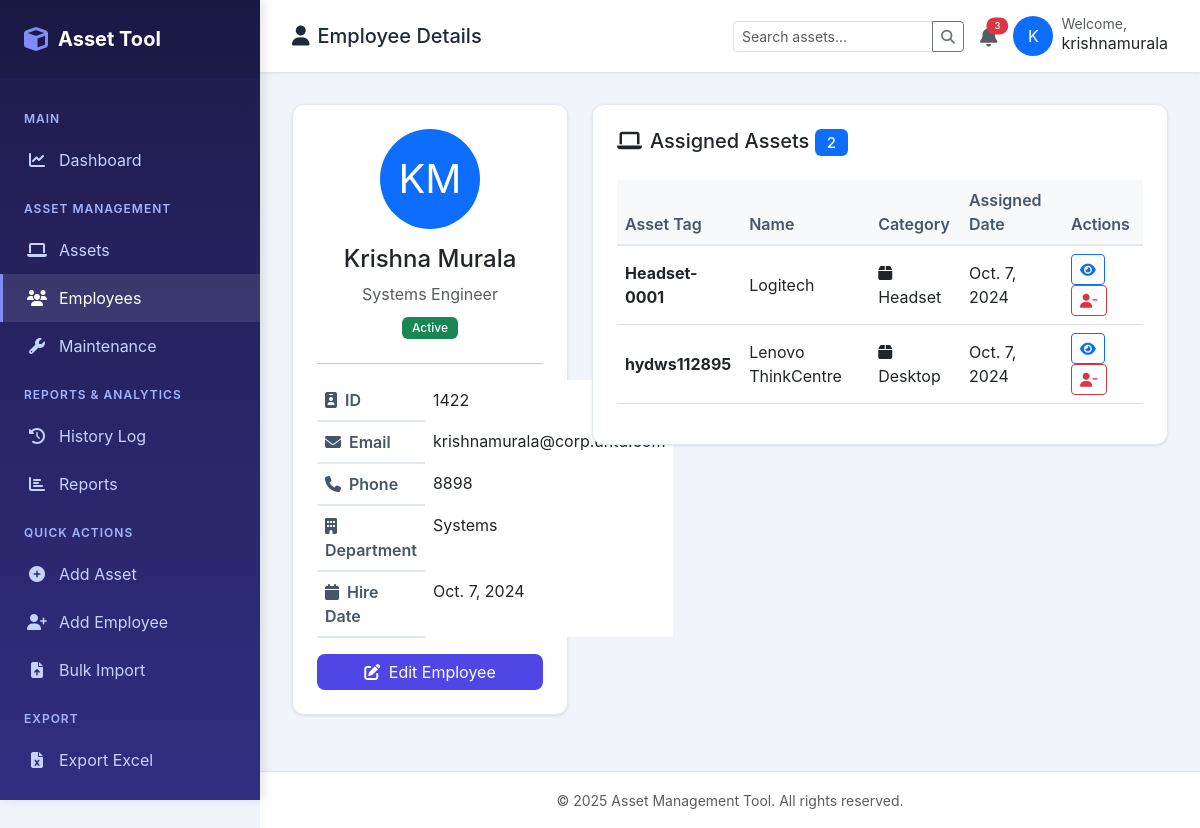
Screenshot of /app/employees/1/ (signed in) with the database file from the repository.
### assets/models.py (models this page shows, shortened)
class Employee(models.Model):
    employee_id = models.CharField(max_length=50, unique=True, default='EMP000')
    first_name = models.CharField(max_length=100)
    last_name = models.CharField(max_length=100)
    email = models.EmailField(unique=True)
    phone = models.CharField(max_length=20, blank=True, null=True)
    department = models.ForeignKey(Department, on_delete=models.SET_NULL, null=True, blank=True)
    position = models.CharField(max_length=100, blank=True, null=True)
    is_active = models.BooleanField(default=True)
    hire_date = models.DateField(blank=True, null=True)
    created_at = models.DateTimeField(auto_now_add=True)
    updated_at = models.DateTimeField(auto_now=True)
    @property
    def full_name(self):
        return f"{self.first_name} {self.last_name}"
    class Meta:
        ordering = ['first_name', 'last_name']

class Department(models.Model):
    name = models.CharField(max_length=100)
    description = models.TextField(blank=True, null=True)
    created_at = models.DateTimeField(auto_now_add=True)
    class Meta:
        ordering = ['name']

class Asset(models.Model):
    STATUS_CHOICES = [
        ('available', 'Available'),
        ('assigned', 'Assigned'),
        ('maintenance', 'Under Maintenance'),
        ('retired', 'Retired'),
        ('lost', 'Lost/Stolen'),
    ]
    CONDITION_CHOICES = [
        ('new', 'New'),
        ('good', 'Good'),
        ('fair', 'Fair'),
        ('poor', 'Poor'),
    ]
    asset_tag = models.CharField(max_length=50, unique=True)
    name = models.CharField(max_length=200)
    description = models.TextField(blank=True, null=True)
    category = models.ForeignKey(Category, on_delete=models.SET_NULL, null=True, blank=True)
    manufacturer = models.CharField(max_length=100, blank=True, null=True)
    model = models.CharField(max_length=100, blank=True, null=True)
    serial_number = models.CharField(max_length=100, blank=True, null=True)
    status = models.CharField(max_length=20, choices=STATUS_CHOICES, default='available')
    condition = models.CharField(max_length=20, choices=CONDITION_CHOICES, default='new')
    location = models.ForeignKey(Location, on_delete=models.SET_NULL, null=True, blank=True)
    assigned_to = models.ForeignKey(Employee, on_delete=models.SET_NULL, null=True, blank=True, related_name='assets')
    assigned_date = models.DateField(blank=True, null=True)
    vendor = models.ForeignKey(Vendor, on_delete=models.SET_NULL, null=True, blank=True)
    purchase_date = models.DateField(blank=True, null=True)
    purchase_cost = models.DecimalField(max_digits=10, decimal_places=2, blank=True, null=True)
    warranty_expiry = models.DateField(blank=True, null=True)
    notes = models.TextField(blank=True, null=True)
    created_by = models.ForeignKey(User, on_delete=models.SET_NULL, null=True, blank=True, related_name='created_assets')
    created_at = models.DateTimeField(auto_now_add=True)
    updated_at = models.DateTimeField(auto_now=True)
    class Meta:
        ordering = ['-created_at']

class Category(models.Model):
    name = models.CharField(max_length=100)
    description = models.TextField(blank=True, null=True)
    icon = models.CharField(max_length=50, default='fas fa-box')
    class Meta:
        verbose_name_plural = "Categories"
        ordering = ['name']

### assets/views.py (the view)
# urls.py: path('employees/<int:pk>/', views.employee_detail, name='employee_detail'),
@login_required
def employee_detail(request, pk):
    employee = get_object_or_404(Employee, pk=pk)
    assigned_assets = employee.assets.all()
    asset_history = AssetHistory.objects.filter(
        Q(new_value__icontains=employee.full_name) |
        Q(old_value__icontains=employee.full_name)
    ).order_by('-created_at')[:10]
    context = {
        'employee': employee,
        'assigned_assets': assigned_assets,
        'asset_history': asset_history,
    }
    return render(request, 'assets/employee_detail.html', context)

### assets/templates/assets/employee_detail.html (shortened to what this page needs)
{% extends 'base.html' %}
{% block page_icon %}user{% endblock %}
{% block page_title %}Employee Details{% endblock %}
{% block content %}
<div class="row">
    <div class="col-lg-4">
        <div class="table-card mb-4">
            <div class="text-center mb-4">
                <div class="bg-primary text-white rounded-circle d-inline-flex align-items-center justify-content-center mb-3" style="width: 100px; height: 100px; font-size: 40px;">
                    {{ employee.first_name|slice:":1"|upper }}{{ employee.last_name|slice:":1"|upper }}
                </div>
                <h4>{{ employee.full_name }}</h4>
                <p class="text-muted mb-2">{{ employee.position|default:"" }}</p>
                {% if employee.is_active %}
                <span class="badge bg-success">Active</span>
                {% else %}
                <span class="badge bg-secondary">Inactive</span>
                {% endif %}
            </div>
            <hr>
            <table class="table table-borderless">
                <tr>
                    <th width="40%"><i class="fas fa-id-badge me-2"></i>ID</th>
                    <td>{{ employee.employee_id }}</td>
                </tr>
                <tr>
                    <th><i class="fas fa-envelope me-2"></i>Email</th>
                    <td>{{ employee.email }}</td>
                </tr>
                <tr>
                    <th><i class="fas fa-phone me-2"></i>Phone</th>
                    <td>{{ employee.phone|default:"-" }}</td>
                </tr>
                <tr>
                    <th><i class="fas fa-building me-2"></i>Department</th>
                    <td>{{ employee.department.name|default:"-" }}</td>
                </tr>
                <tr>
                    <th><i class="fas fa-calendar me-2"></i>Hire Date</th>
                    <td>{{ employee.hire_date|default:"-" }}</td>
                </tr>
            </table>
            <div class="mt-3">
                <a href="/admin/assets/employee/{{ employee.pk }}/change/" class="btn btn-primary w-100">
                    <i class="fas fa-edit me-1"></i> Edit Employee
                </a>
            </div>
        </div>
    </div>
    <div class="col-lg-8">
        <div class="table-card">
            <h5 class="mb-4">
                <i class="fas fa-laptop me-2"></i>Assigned Assets
                <span class="badge bg-primary">{{ assigned_assets|length }}</span>
            </h5>
            <div class="table-responsive">
                <table class="table table-hover align-middle">
                    <thead class="table-light">
                        <tr>
                            <th>Asset Tag</th>
                            <th>Name</th>
                            <th>Category</th>
                            <th>Assigned Date</th>
                            <th>Actions</th>
                        </tr>
                    </thead>
                    <tbody>
                        {% for asset in assigned_assets %}
                        <tr>
                            <td><strong>{{ asset.asset_tag }}</strong></td>
                            <td>{{ asset.name }}</td>
                            <td>
                                {% if asset.category %}
                                <i class="{{ asset.category.icon }} me-1"></i>{{ asset.category.name }}
                                {% else %}
                                -
                                {% endif %}
                            </td>
                            <td>{{ asset.assigned_date|default:"-" }}</td>
                            <td>
                                <a href="{% url 'assets:asset_detail' asset.pk %}" class="btn btn-sm btn-outline-primary">
                                    <i class="fas fa-eye"></i>
                                </a>
                                <a href="{% url 'assets:unassign_asset' asset.pk %}" class="btn btn-sm btn-outline-danger">
                                    <i class="fas fa-user-minus"></i>
                                </a>
                            </td>
                        </tr>
                        {% endfor %}
                    </tbody>
                </table>
            </div>
        </div>
    </div>
</div>
{% endblock %}

### assets/templates/base.html (shortened to what this page needs)
<!DOCTYPE html>
<html lang="en">
<head>
    <link href="https://cdn.jsdelivr.net/npm/bootstrap@5.3.0/dist/css/bootstrap.min.css" rel="stylesheet">
    <link rel="stylesheet" href="https://cdnjs.cloudflare.com/ajax/libs/font-awesome/6.4.0/css/all.min.css">
</head>
<body>
    <div class="sidebar" id="sidebar">
        <div class="sidebar-brand">
            <i class="fas fa-cube"></i>
            <span>Asset Tool</span>
        </div>
        <ul class="sidebar-menu">
            <li class="sidebar-menu-title">Main</li>
            <li>
                <a href="{% url 'assets:dashboard' %}" class="{% if request.resolver_match.url_name == 'dashboard' %}active{% endif %}">
                    <i class="fas fa-chart-line"></i> Dashboard
                </a>
            </li>
            <li class="sidebar-menu-title">Asset Management</li>
            <li>
                <a href="{% url 'assets:asset_list' %}" class="{% if 'asset' in request.resolver_match.url_name and 'export' not in request.resolver_match.url_name %}active{% endif %}">
                    <i class="fas fa-laptop"></i> Assets
                </a>
            </li>
            <li>
                <a href="{% url 'assets:employee_list' %}" class="{% if 'employee' in request.resolver_match.url_name %}active{% endif %}">
                    <i class="fas fa-users"></i> Employees
                </a>
            </li>
            <li>
                <a href="{% url 'assets:maintenance_list' %}" class="{% if 'maintenance' in request.resolver_match.url_name %}active{% endif %}">
                    <i class="fas fa-wrench"></i> Maintenance
                </a>
            </li>
            <li class="sidebar-menu-title">Reports & Analytics</li>
            <li>
                <a href="{% url 'assets:history_list' %}" class="{% if 'history' in request.resolver_match.url_name %}active{% endif %}">
                    <i class="fas fa-history"></i> History Log
                </a>
            </li>
            <li>
                <a href="{% url 'assets:reports' %}" class="{% if request.resolver_match.url_name == 'reports' %}active{% endif %}">
                    <i class="fas fa-chart-bar"></i> Reports
                </a>
            </li>
            <li class="sidebar-menu-title">Quick Actions</li>
            <li>
                <a href="/admin/assets/asset/add/">
                    <i class="fas fa-plus-circle"></i> Add Asset
                </a>
            </li>
            <li>
                <a href="/admin/assets/employee/add/">
                    <i class="fas fa-user-plus"></i> Add Employee
                </a>
            </li>
            <li>
                <a href="{% url 'assets:bulk_import' %}" class="{% if 'bulk_import' in request.resolver_match.url_name %}active{% endif %}">
                    <i class="fas fa-file-upload"></i> Bulk Import
                </a>
            </li>
            <li class="sidebar-menu-title">Export</li>
            <li>
                <a href="{% url 'assets:export_assets' %}">
                    <i class="fas fa-file-excel"></i> Export Excel
                </a>
            </li>
            <li>
                <a href="{% url 'assets:generate_all_assets_pdf' %}">
                </a>
            </li>
        </ul>
    </div>
    <div class="main-content">
        <nav class="top-navbar">
            <div class="d-flex align-items-center gap-3">
                <h5 class="mb-0"><i class="fas fa-{% block page_icon %}home{% endblock %} me-2"></i>{% block page_title %}Dashboard{% endblock %}</h5>
            </div>
            <div class="d-flex align-items-center gap-3">
                <form action="{% url 'assets:asset_list' %}" method="get" class="d-none d-md-block">
                    <div class="input-group">
                        <input type="text" name="search" class="form-control form-control-sm" placeholder="Search assets..." style="width: 200px;">
                        <button class="btn btn-sm btn-outline-secondary" type="submit">
                            <i class="fas fa-search"></i>
                        </button>
                    </div>
                </form>
                <div class="dropdown">
                    <a href="#" class="text-muted position-relative" data-bs-toggle="dropdown">
                        <i class="fas fa-bell fa-lg"></i>
                        <span class="position-absolute top-0 start-100 translate-middle badge rounded-pill bg-danger" style="font-size: 0.6rem;">
                            3
                        </span>
                    </a>
                </div>
                <div class="dropdown">
                    <a href="#" class="text-decoration-none text-dark d-flex align-items-center gap-2" data-bs-toggle="dropdown">
                        <div class="bg-primary text-white rounded-circle d-flex align-items-center justify-content-center" style="width: 40px; height: 40px;">
                            {{ request.user.username|slice:":1"|upper }}
                        </div>
                        <div class="d-none d-md-block">
                            <small class="text-muted d-block" style="line-height: 1;">Welcome,</small>
                            <span style="line-height: 1;">{{ request.user.username }}</span>
                        </div>
                    </a>
                </div>
            </div>
        </nav>
        <div class="content-area">
            {% block content %}{% endblock %}
        </div>
        <footer class="text-center py-3 text-muted border-top bg-white mt-auto">
            <small>&copy; {% now "Y" %} Asset Management Tool. All rights reserved.</small>
        </footer>
    </div>
</body>
</html>

### assets/templates/base.html (style rules this page uses)
:root { --primary: #4f46e5; --secondary: #64748b; --success: #10b981; --warning: #f59e0b; --danger: #ef4444; --sidebar-width: 260px; }
body { font-family: 'Inter', -apple-system, BlinkMacSystemFont, sans-serif; background: #f1f5f9; }
.sidebar { position: fixed; top: 0; left: 0; height: 100vh; width: var(--sidebar-width); background: linear-gradient(180deg, #1e1b4b 0%, #312e81 100%); padding: 0; box-shadow: 4px 0 10px rgba(0,0,0,0.1); z-index: 1000; overflow-y: auto; }
.sidebar-brand { color: white; font-size: 1.25rem; font-weight: 700; padding: 1.5rem; background: rgba(0,0,0,0.1); display: flex; align-items: center; gap: 10px; }
.sidebar-brand i { font-size: 1.5rem; color: #818cf8; }
.sidebar-menu { list-style: none; padding: 1rem 0; margin: 0; }
.sidebar-menu-title { color: #a5b4fc; font-size: 0.75rem; font-weight: 600; text-transform: uppercase; letter-spacing: 1px; padding: 1rem 1.5rem 0.5rem; }
.sidebar-menu li a { color: #c7d2fe; text-decoration: none; display: flex; align-items: center; padding: 0.75rem 1.5rem; transition: all 0.3s; border-left: 3px solid transparent; }
.sidebar-menu li a:hover, .sidebar-menu li a.active { background: rgba(255,255,255,0.1); color: white; border-left-color: #818cf8; }
.sidebar-menu li a i { margin-right: 0.75rem; width: 20px; text-align: center; }
.main-content { margin-left: var(--sidebar-width); min-height: 100vh; }
.top-navbar { background: white; padding: 1rem 2rem; box-shadow: 0 1px 3px rgba(0,0,0,0.1); display: flex; justify-content: space-between; align-items: center; position: sticky; top: 0; z-index: 100; }
.top-navbar h5 { margin: 0; color: #1e293b; }
.content-area { padding: 2rem; }
.table-card { background: white; border-radius: 12px; padding: 1.5rem; box-shadow: 0 1px 3px rgba(0,0,0,0.1); border: 1px solid #e2e8f0; }
.btn-primary { background: var(--primary); border: none; border-radius: 8px; }
.badge { font-weight: 500; padding: 0.4em 0.8em; border-radius: 6px; }
.table th { font-weight: 600; color: #475569; border-bottom: 2px solid #e2e8f0; }

### rows the page displays
Employee: first_name "K", last_name "M", full_name "Krishna Murala", position "Systems Engineer", employee_id "1422", email "krishnamurala@corp.untd.com", phone "8898", department.name "Systems", hire_date "Oct. 7, 2024"
Asset: asset_tag "Headset-0001", name "Logitech", category.name "Headset", assigned_date "Oct. 7, 2024"
Asset: asset_tag "hydws112895", name "Lenovo ThinkCentre", category.name "Desktop", assigned_date "Oct. 7, 2024"

### other values shown
{{ request.user.username|slice:":1"|upper }} "K"
{{ request.user.username }} "krishnamurala"
{{ assigned_assets|length }} "2"
